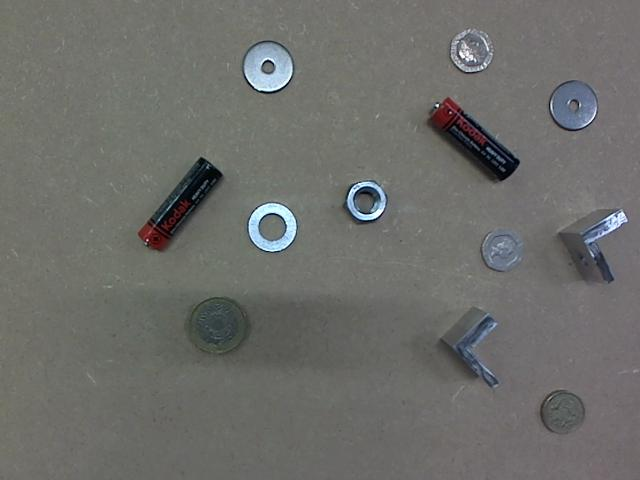
%> input picture segmentation_test1/06.jpg, 640 x 480 px
$ octave ivr_lab2.m   (GNU Octave 9; MATLAB toolbox functions it lacks are replaced by stand-ins)
%> lines starting %> are read from the running program, lines starting %| are printed output that depends on the picture; in (x1, y1, x2, y2) boxes, pixels count from 0 and x2, y2 are one past the last pixel; in counts of white or black regions, pixels touching at a corner belong together; the program's own positions count from 1
### segmentation_test1/max_pooling.m
function [M] = max_pooling(m, m_size)

    pool_r = size(m, 1) / m_size;
    pool_c = size(m, 2) / m_size;

    M = zeros(int64(pool_r), int64(pool_c));

    for r=1:pool_r
        for c=1:pool_c
            r_ind = (r - 1) .* m_size + 1;
            c_ind = (c - 1) .* m_size + 1;
            overM = zeros(size(m));
            overM(r_ind:(r_ind+m_size - 1), c_ind:(c_ind+m_size - 1)) = overM(r_ind:(r_ind+m_size - 1), c_ind:(c_ind+m_size - 1)) + 1;
            pooled_out_m = overM .* m;
            M(r, c) = max(max(pooled_out_m));
        end
    end
end

### segmentation_test1/ivr_lab2.m
% unix('mplayer tv:// -tv driver=v4l2:width=140:height=140:device=/dev/video1 -frames 1 -vo jpeg');

I = imread('06.jpg');
%> I is the input picture: size 480x640x3 uint8; mean R, G, B 108.7, 109.3, 106.2

Id = double(I) / 255;
Id_norm = Id ./ repmat(sum(Id, 3), [1, 1, 3]);
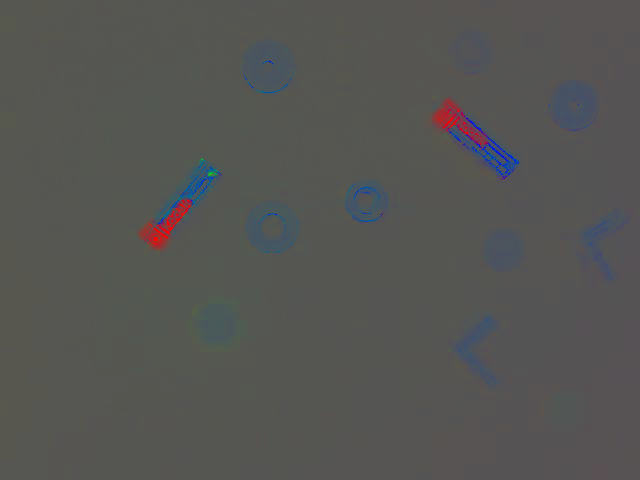
%> Id_norm: size 480x640x3 double; mean R, G, B 0.336, 0.336, 0.328
Ig = sum(I, 3) / 3;

% [11 lines of commented-out code are left out]

edges = [0:255];
[rows, columns] = size(Ig);
%> rows = 480; columns = 640
Ig_vec = reshape(Ig, 1, rows .* columns);

I_hist = histc(Ig_vec, edges);
%> I_hist = 256 values, max 27545 at index 113, min 0 at index 1, mean 1200

% figure(2)
% plot(I_hist);

% hold on

filter = gausswin(80, 6);
filter = filter/sum(filter);
% figure(3)
% plot(filter)

smooth_hist = conv(filter, I_hist);
%> smooth_hist = 335 values, max 13037 at index 151, min 0 at index 1, mean 917
figure(1)
plot(smooth_hist)

hold on

% find minimums betweenthresholds
offset_error = 0;
a = smooth_hist < ([10, smooth_hist(:, 1:(size(smooth_hist, 2) - 1))] - repmat(offset_error, 1, size(smooth_hist, 2)));
%> a = 335 logical values, 159 true
b = smooth_hist < ([smooth_hist(:, 2:size(smooth_hist, 2)), 10] - repmat(offset_error, 1, size(smooth_hist, 2)));
%> b = 335 logical values, 177 true
hist_maximums = a .* b .* smooth_hist;
%> hist_maximums = 335 values, max 89.46 at index 63, min 0 at index 1, mean 0.513

plot(hist_maximums, '*', 'markersize', 10)
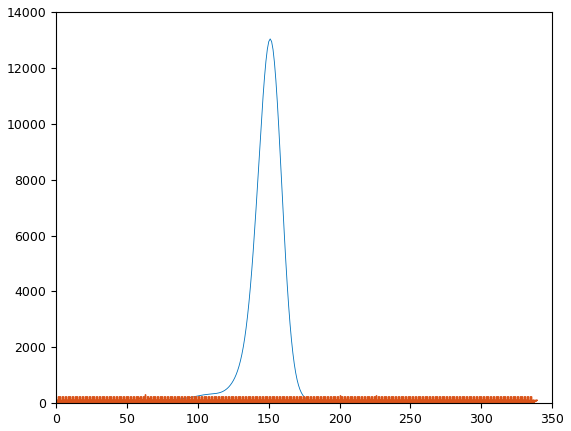
%> figure redrawn from the program's plot data; curve peaks at x = 151, y = 13037; highest point at x = 63, y = 89.46


% [6 lines of commented-out code are left out]
I_thresholds = find(hist_maximums > 0);
%> I_thresholds = [63 200 226]
I_num_thresholds = size(I_thresholds, 2);
%> I_num_thresholds = 3
threshold_rate = 255 ./ I_num_thresholds;
%> threshold_rate = 85
Ig_cluster = zeros(size(Ig));

for i=1:I_num_thresholds

    Ig_cluster += (Ig < I_thresholds(:, i)) .* threshold_rate;
end
%> this loop made 3 passes
%> pass 1, `Ig_cluster += (Ig < I_thresholds(:, i)) .* threshold_rate;`:
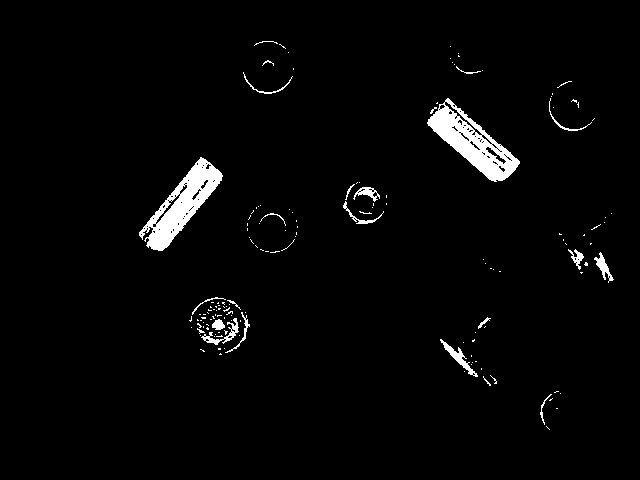
%> Ig_cluster: size 480x640 double; values 0 (black) and 85 (white), 2.7% white; 151 white regions (130 under 20 px), largest, box (x1, y1, x2, y2) and area: (427, 98, 520, 182) 2868, (139, 157, 223, 251) 2832, (440, 339, 478, 377) 294

figure(3)
colormap(gray)
imagesc(Ig_cluster)

figure(4)
colormap(gray)
imagesc(Ig)

% [15 lines of commented-out code are left out]
max_pool_v1 = 7;
% -----
% second max_pooling; this value has not been experimented with and staying at
% 2 doesn't really improve or worsen the algorithm
max_pool_v2 = 2;

% -----
% how much the image has been reduced in total
total_max_pooling_reduction = max_pool_v1 * max_pool_v2;

Ig_pool_3 = max_pooling(Ig_cluster, max_pool_v1);
%> after the loop in max_pooling, `for r=1:pool_r`:
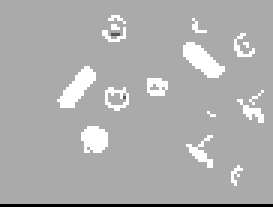
%> M: size 69x91 double (shown 3 times larger); min 0, max 255, mean 173.5
%> after the loop in max_pooling, `for r=1:pool_r`:
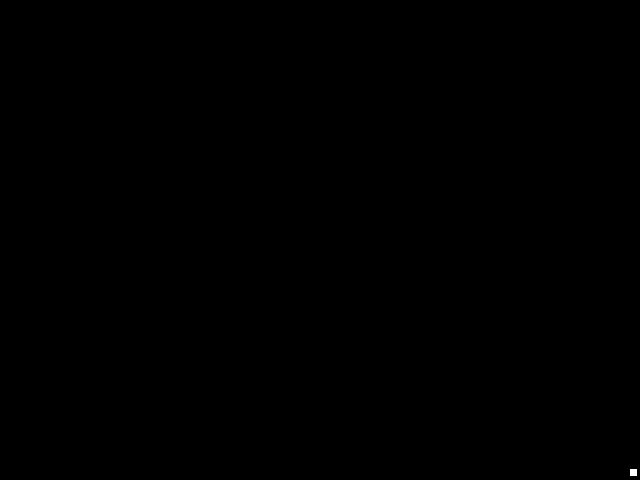
%> overM: size 480x640 double; values 0 (black) and 1 (white), 0.02% white; 1 white region, box (x1, y1, x2, y2) and area: (630, 469, 637, 476) 49

figure(6)
colormap(gray)
imagesc(Ig_pool_3)

% -----
% after the first max-pooling, the algorithm blurs the image so that there are less
%  distinct pixels. It then proceeds to half the image again with another max-pooling
filter = [1 4 7 4 1; 4 16 36 16 4; 7 26 41 26 7; 4 16 26 16 4; 1 4 7 4 1] ./ 273;
% filter = [16 36 16; 26 41 26; 16 26 16] ./ 273;
% filter = [0 0 0; 0 1 0; 0 0 0];
Ig_smooth_4 = conv2(Ig_pool_3, filter);

figure(7)
colormap(gray)
imagesc(Ig_smooth_4)

Ig_pool_5 = max_pooling(Ig_smooth_4, max_pool_v2);
%> after the loop in max_pooling (call 2), `for r=1:pool_r`: overM: size 73x95 double; values 0 (black) and 1 (white), 0.06% white in thin lines or dots, all inside (x1, y1, x2, y2) = (92, 70, 94, 72)

figure(8)
colormap(gray)
imagesc(Ig_pool_5)

x_v = [1:size(Ig_pool_5, 2)];
%> x_v = 48 values from 1 to 48
y_v = [1:size(Ig_pool_5, 1)];
%> y_v = 37 values from 1 to 37
[yy, xx] = meshgrid(x_v, y_v);
figure(9)
mesh(xx, yy, Ig_pool_5)
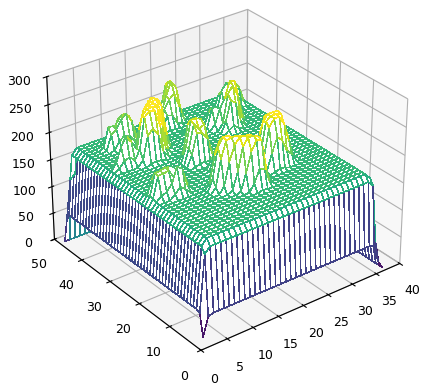
%> figure redrawn from the program's plot data


% find minimums
a_x = Ig_pool_5 <= ([ones(size(Ig_pool_5, 1), 1) .* 1000, Ig_pool_5(:, 1:(size(Ig_pool_5, 2) - 1))]);
%> a_x: size 37x48 logical; 81.2% white; black in thin lines or dots, all inside (x1, y1, x2, y2) = (1, 0, 45, 36)
b_x = Ig_pool_5 <= ([Ig_pool_5(:, 2:size(Ig_pool_5, 2)), ones(size(Ig_pool_5, 1), 1) .* 1000]);
%> b_x: size 37x48 logical; 81.8% white; black in thin lines or dots, all inside (x1, y1, x2, y2) = (12, 0, 47, 36)
a_y = Ig_pool_5 <= ([ones(1, size(Ig_pool_5, 2)) .* 1000; Ig_pool_5(1:(size(Ig_pool_5, 1) - 1), :)]);
%> a_y: size 37x48 logical; 80.3% white; black in thin lines or dots, all inside (x1, y1, x2, y2) = (0, 1, 47, 31)
b_y = Ig_pool_5 <= ([Ig_pool_5(2:size(Ig_pool_5, 1), :); ones(1, size(Ig_pool_5, 2)) .* 1000]);
%> b_y: size 37x48 logical; 77.5% white; 11 black regions (6 under 20 px), largest, box (x1, y1, x2, y2) and area: (0, 25, 47, 36) 178, (9, 13, 30, 21) 76, (30, 8, 45, 15) 51, (13, 23, 20, 28) 28, (39, 17, 46, 23) 22
Ig_min_pool_5 = ceil((a_x .* b_x + a_y .* b_y) / 2) .* Ig_pool_5;

% find maximums
a_x = Ig_pool_5 >= ([ones(size(Ig_pool_5, 1), 1) .* 1000, Ig_pool_5(:, 1:(size(Ig_pool_5, 2) - 1))]);
%> a_x: size 37x48 logical; 79.7% white; 9 black regions (2 under 20 px), largest, box (x1, y1, x2, y2) and area: (41, 0, 48, 36) 111, (33, 3, 41, 15) 47, (17, 14, 25, 28) 46
b_x = Ig_pool_5 >= ([Ig_pool_5(:, 2:size(Ig_pool_5, 2)), ones(size(Ig_pool_5, 1), 1) .* 1000]);
%> b_x: size 37x48 logical; 79.2% white; 13 black regions (4 under 20 px), largest, box (x1, y1, x2, y2) and area: (0, 0, 2, 36) 72, (29, 3, 36, 15) 40, (47, 0, 48, 37) 37
a_y = Ig_pool_5 >= ([ones(1, size(Ig_pool_5, 2)) .* 1000; Ig_pool_5(1:(size(Ig_pool_5, 1) - 1), :)]);
%> a_y: size 37x48 logical; 74.8% white; 12 black regions (6 under 20 px), largest, box (x1, y1, x2, y2) and area: (0, 26, 47, 37) 178, (9, 14, 30, 22) 76, (30, 9, 45, 16) 51, (0, 0, 48, 1) 48, (13, 24, 20, 29) 28, (39, 18, 46, 24) 22
b_y = Ig_pool_5 >= ([Ig_pool_5(2:size(Ig_pool_5, 1), :); ones(1, size(Ig_pool_5, 2)) .* 1000]);
%> b_y: size 37x48 logical; 77.6% white; 9 black regions (1 under 20 px), largest, box (x1, y1, x2, y2) and area: (0, 0, 47, 7) 128, (9, 10, 30, 18) 73, (0, 36, 48, 37) 48
Ig_max_pool_5 = a_x .* b_x .* a_y .* b_y .* Ig_pool_5;

figure(10)
colormap(gray)
imagesc(Ig_min_pool_5)

figure(11)
colormap(gray)
imagesc(Ig_max_pool_5)

% re-expand the matrix
Ig_min_pool_5_expand = kron(Ig_min_pool_5, ones(total_max_pooling_reduction));
Ig_max_pool_5_expand = kron(Ig_max_pool_5, ones(total_max_pooling_reduction));


% figure(11)
% colormap(gray)
% imagesc(Ig_max_pool_5_expand)

loss_of_pizels = size(Ig_max_pool_5_expand) - size(Ig);
%> loss_of_pizels = [38 32]
border_loss = loss_of_pizels / 2;
%> border_loss = [19 16]
Ig_final_mins = Ig_min_pool_5_expand(border_loss(1):(size(Ig_min_pool_5_expand, 1) - border_loss(1) - 1), border_loss(2):(size(Ig_min_pool_5_expand, 2) - border_loss(2) - 1));
Ig_final_maxims = Ig_max_pool_5_expand(border_loss(1):(size(Ig_max_pool_5_expand, 1) - border_loss(1) - 1), border_loss(2):(size(Ig_max_pool_5_expand, 2) - border_loss(2) - 1));
% Ig_final_maxims = [Ig_max_pool_5_expand, zeros(size(Ig_max_pool_5_expand, 1) + loss_of_pizels(1), loss_of_pizels(2));
%                     zeros(loss_of_pizels(1), size(Ig_max_pool_5_expand, 2) + loss_of_pizels(2))];

figure(12)
colormap(gray)
imagesc(-Ig_final_maxims + Ig + Ig_final_mins)
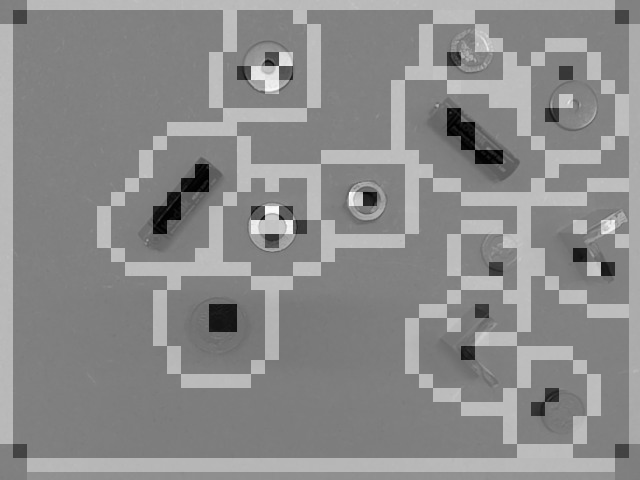
%> displayed picture: size 480x640x3, on the screen's scale of 0 to 255; min 0, max 255, mean 139.4
